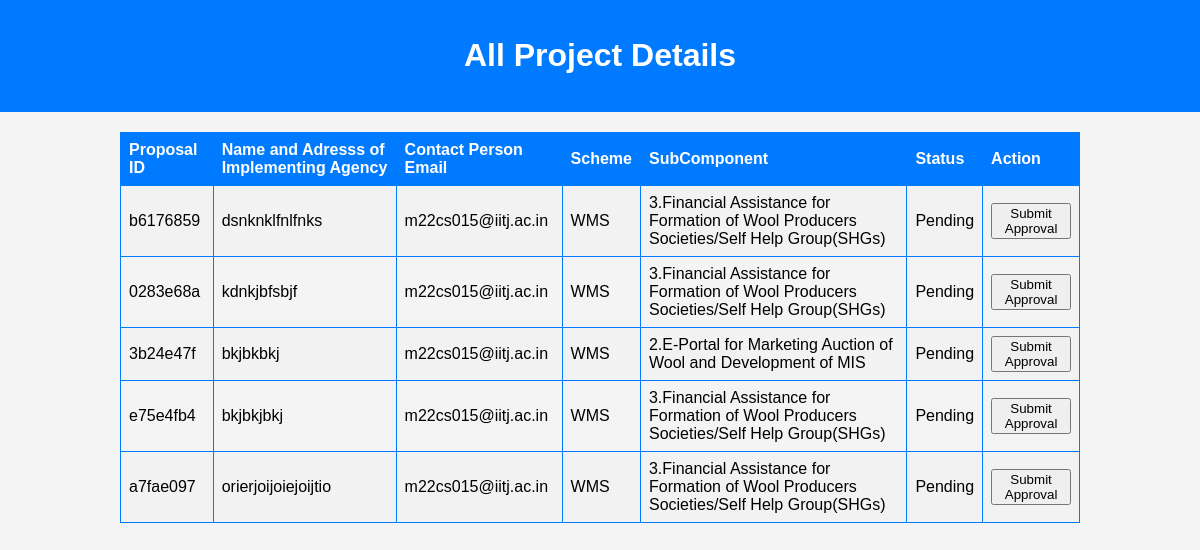
Before: /staff_dashboard/all-proposals/ (signed in) with the older database file.
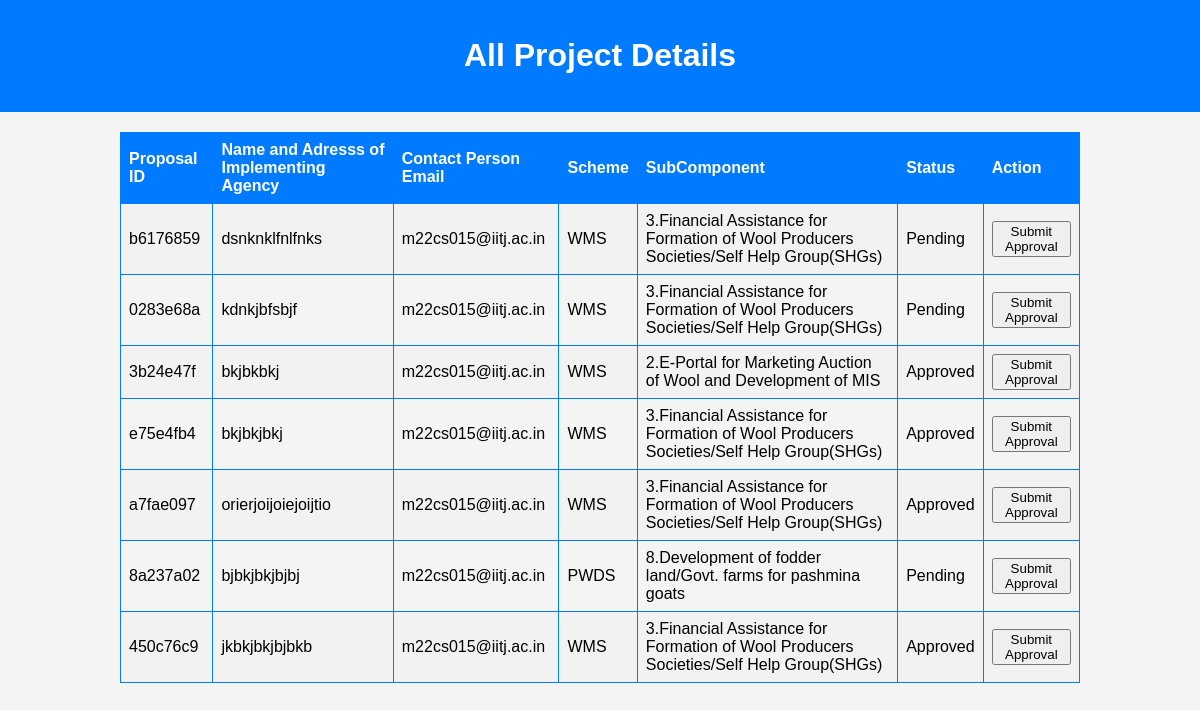
After: the same page with the newer database file.
### authapp/models.py (models this page shows, shortened)
class Proposal(models.Model):
    STATUS_CHOICES = [
        ('Pending', 'Pending'),
        ('Approved', 'Approved'),
        ('Completed', 'Completed'),
        ('Rejected', 'Rejected'),
        ('Resubmit','Resubmit')
    ]
    user = models.ForeignKey(settings.AUTH_USER_MODEL, on_delete=models.CASCADE)
    name_and_address = models.TextField()
    project_scheme = models.CharField(max_length=20)
    scheme_component = models.CharField(max_length=100)
    nature_of_applicant = models.CharField(max_length=50)
    other_nature = models.CharField(max_length=50, blank=True, null=True)
    brief_of_agency = models.TextField()
    objectives_of_project = models.TextField()
    brief_of_project = models.TextField()
    justification_of_project = models.TextField()
    methodology_of_project = models.TextField()
    expected_outcome = models.FileField(upload_to='excel_files/', blank=True, null=True)
    scenario_change = models.TextField()
    beneficiaries = models.FileField(upload_to='excel_files/', blank=True, null=True)
    mode_of_selection = models.TextField()
    component_wise_cost = models.FileField(upload_to='excel_files/', blank=True, null=True)
    total_duration = models.FileField(upload_to='excel_files/', blank=True, null=True)
    location_of_project = models.CharField(max_length=100)
    associated_agency = models.TextField()
    bank_details = models.TextField()
    nodal_officer_details = models.TextField()
    other_info = models.TextField()
    status = models.CharField(max_length=20, choices=STATUS_CHOICES, default='Pending')
    fund_allocated = models.DecimalField(max_digits=20, decimal_places=2, blank=True, null=True)
    sanction_letter = models.FileField(upload_to='sanction_letters/', blank=True, null=True)
    project_report = models.FileField(upload_to='pdf_files/', blank=True, null=True)
    covering_letter = models.FileField(upload_to='pdf_files/', blank=True, null=True)
    unique_id = models.CharField(max_length=8, unique=True)
    created_at = models.DateTimeField(auto_now_add=True)

class CustomUser(AbstractBaseUser, PermissionsMixin):
    AGENCY_NATURE_CHOICES = [
        ("Central Federations", "Central Federations"),
        ("State Federations", "State Federations"),
        ("Central Sheep & Wool Boards", "Central Sheep & Wool Boards"),
        ("State Sheep & Wool Boards", "State Sheep & Wool Boards"),
        ("UT Govt. Sheep & Wool Boards", "UT Govt. Sheep & Wool Boards"),
        ("UT Govt. Sheep & Wool Federations", "UT Govt. Sheep & Wool Federations"),
        ("State Govt. Corporations Federations", "State Govt. Corporations Federations"),
        ("Central Departments", "Central Departments"),
        ("State Departments", "State Departments"),
        ("UT Statutory Departments", "UT Statutory Departments"),
        ("Autonomous and Advisory Bodies Departments", "Autonomous and Advisory Bodies Departments"),
        ("State Cooperative Departments", "State Cooperative Departments"),
        ("UT Cooperative Departments", "UT Cooperative Departments"),
        ("Central Govt Cooperative Departments", "Central Govt Cooperative Departments"),
        ("Central Govt Animal Husbandry Department", "Central Govt Animal Husbandry Department"),
        ("State Govt. Animal Husbandry Department", "State Govt. Animal Husbandry Department"),
        ("UT Animal Husbandry Department", "UT Animal Husbandry Department"),
        ("State Industries Department", "State Industries Department"),
        ("Central Industries Department", "Central Industries Department"),
        ("UT Industries Department", "UT Industries Department"),
        ("Central Organizations", "Central Organizations"),
        ("State Organizations", "State Organizations"),
        ("UT Government Organizations", "UT Government Organizations"),
        ("Universities of State", "Universities of State"),
        ("Universities of Central Govt", "Universities of Central Govt"),
        ("Universities of UT", "Universities of UT"),
        ("Govt. marketing event organizers", "Govt. marketing event organizers"),
        ("Central Research & Development Institutions", "Central Research & Development Institutions"),
        ("State Research & Development Institutions", "State Research & Development Institutions"),
        ("UT Govts. Autonomous Research & Development Institutions", "UT Govts. Autonomous Research & Development Institutions"),
        ("Statutory Bodies Research & Development Institutions", "Statutory Bodies Research & Development Institutions"),
        ("Textiles Research Associations (TRAs)", "Textiles Research Associations (TRAs)"),
    ]
    is_staff = models.BooleanField(default=False)
    is_active = models.BooleanField(default=True)
    date_joined = models.DateTimeField(default=timezone.now)
    agency_name = models.CharField(max_length=100,blank=False,null=False,default="")
    agency_nature = models.CharField(
        max_length=100, choices=AGENCY_NATURE_CHOICES, default='Central Federations')
    registration_number = models.CharField(max_length=100, blank=True, null=True)
    address = models.TextField(default="",blank=False,null=False)
    pincode = models.CharField(max_length=10,blank=False,null=False,default="")
    contact_person_name = models.CharField(max_length=100,blank=False,null=False,default="")
    contact_person_designation = models.CharField(max_length=100,blank=False,null=False,default="")
    email = models.EmailField(_("email address"), unique=True,default="")
    contact_person_mobile = models.CharField(max_length=12,blank=False,null=False,default="")
    USERNAME_FIELD = "email"
    REQUIRED_FIELDS = []
    objects = CustomUserManager()
    def __str__(self):
        return self.email

### authapp/views.py (the view)
# urls.py: path('staff_dashboard/all-proposals/', views.all_proposal_details, name='all_proposal_details'),
@user_passes_test(lambda u: u.is_staff or u.is_superuser)
def all_proposal_details(request):
    proposals = Proposal.objects.all()
    return render(request, 'staff_template/admin_proposal_list.html', {'proposals': proposals})

### templates/staff_template/admin_proposal_list.html (shortened to what this page needs)
<!DOCTYPE html>
<html>
<head>
</head>
<body>
    <header>
        <h1>All Project Details</h1>
    </header>
    <table>
        <tr>
            <th>Proposal ID</th>
            <th>Name and Adresss of Implementing Agency</th>
            <th>Contact Person Email</th>
            <th>Scheme</th>
            <th>SubComponent</th>
            <th>Status</th>
            <th>Action</th>
        </tr>
        {% for proposal in proposals %}
            <tr>
                <td>{{ proposal.unique_id }}</td>
                <td>{{proposal.name_and_address}}</td>
                <td>{{proposal.user}}</td>
                <td>{{ proposal.project_scheme }}</td>
                <td>{{proposal.scheme_component}}</td>
                <td>{{ proposal.status }}</td>
                <td>
                    <form method="post" action="{% url 'authapp:submit_approval' proposal.unique_id %}">
                        <button type="submit" class="btn btn-primary">Submit Approval</button>
                    </form>
                </td>
            </tr>
        {% endfor %}
    </table>
</body>
</html>

Changed rows visible on the page:
changed Proposal "bkjbkbkj": status "Pending" → "Approved"
changed Proposal "e75e4fb4": status "Pending" → "Approved"
changed Proposal "a7fae097": status "Pending" → "Approved"
added Proposal: unique_id "8a237a02", name_and_address "bjbkjbkjbjbj", user "m22cs015@iitj.ac.in", project_scheme "PWDS", scheme_component "8.Development of fodder land/Govt. farms for pashmina goats", status "Pending"
added Proposal: unique_id "450c76c9", name_and_address "jkbkjbkjbjbkb", user "m22cs015@iitj.ac.in", project_scheme "WMS", scheme_component "3.Financial Assistance for Formation of Wool Producers Societies/Self Help Group(SHGs)", status "Approved"
